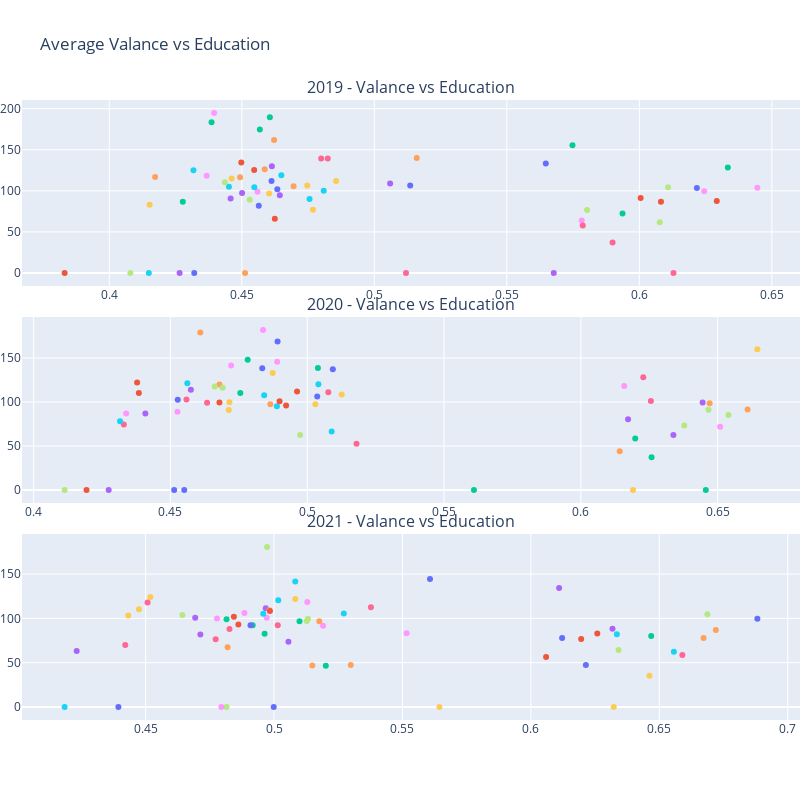

The cell this chart's notebook holds for it:
### Code cell
import pandas as pd
import plotly.express as px
import pandas as pd
from plotly.subplots import make_subplots
import plotly.graph_objects as go
import plotly.io as pio

'''
'2017 - Valance vs Crime','2017 - Valance vs GDP/Cap'
'2018 - Valance vs Crime','2018 - Valance vs GDP/Cap'
'2019 - Valance vs Crime','2019 - Valance vs GDP/Cap' 
'2020 - Valance vs Crime','2020 - Valance vs GDP/Cap'
'2020 - Valance vs Crime','2020 - Valance vs GDP/Cap'
'''

fig = make_subplots(rows=3, 
                    cols=1,  
                    horizontal_spacing = 0.05, 
                    vertical_spacing = 0.05, 
                    subplot_titles=('2019 - Valance vs Education',
                                    '2020 - Valance vs Education', 
                                    '2021 - Valance vs Education',))
data = pd.read_pickle('store.pkl')
for i in range(2019,2022):
    df = data.query("year==%s"%(i))
    for country,cat in df.groupby('country'):
        fig.add_trace(
            go.Scatter(x=cat['avg valence'],y=cat['education'],showlegend=False),
            row=i-2018, col=1)
          
fig.update_layout(title_text="Average Valance vs Education", width=800, height=800, margin_l = 0, margin_r = 0)

fig.show()

### Figure 1 — Plotly figure (JSON) as saved in the notebook; plotly's stock layout.template omitted (floating-point values rounded to 4 significant figures)
{"data": [{"showlegend": false, "type": "scatter", "x": [0.4321], "xaxis": "x", "y": [0], "yaxis": "y"}, {"showlegend": false, "type": "scatter", "x": [0.6005], "xaxis": "x", "y": [91.2], "yaxis": "y"}, {"showlegend": false, "type": "scatter", "x": [0.4568], "xaxis": "x", "y": [174.8], "yaxis": "y"}, {"showlegend": false, "type": "scatter", "x": [0.4643], "xaxis": "x", "y": [94.5], "yaxis": "y"}, {"showlegend": false, "type": "scatter", "x": [0.4622], "xaxis": "x", "y": [161.8], "yaxis": "y"}, {"showlegend": false, "type": "scatter", "x": [0.4649], "xaxis": "x", "y": [119], "yaxis": "y"}, {"showlegend": false, "type": "scatter", "x": [0.6129], "xaxis": "x", "y": [0], "yaxis": "y"}, {"showlegend": false, "type": "scatter", "x": [0.6108], "xaxis": "x", "y": [104.4], "yaxis": "y"}, {"showlegend": false, "type": "scatter", "x": [0.4367], "xaxis": "x", "y": [118.4], "yaxis": "y"}, {"showlegend": false, "type": "scatter", "x": [0.4603], "xaxis": "x", "y": [96.6], "yaxis": "y"}, {"showlegend": false, "type": "scatter", "x": [0.6217], "xaxis": "x", "y": [103.4], "yaxis": "y"}, {"showlegend": false, "type": "scatter", "x": [0.6292], "xaxis": "x", "y": [87.6], "yaxis": "y"}, {"showlegend": false, "type": "scatter", "x": [0.5748], "xaxis": "x", "y": [155.4], "yaxis": "y"}, {"showlegend": false, "type": "scatter", "x": [0.4501], "xaxis": "x", "y": [97.4], "yaxis": "y"}, {"showlegend": false, "type": "scatter", "x": [0.4512], "xaxis": "x", "y": [0], "yaxis": "y"}, {"showlegend": false, "type": "scatter", "x": [0.4756], "xaxis": "x", "y": [90], "yaxis": "y"}, {"showlegend": false, "type": "scatter", "x": [0.4799], "xaxis": "x", "y": [139.3], "yaxis": "y"}, {"showlegend": false, "type": "scatter", "x": [0.5803], "xaxis": "x", "y": [76.6], "yaxis": "y"}, {"showlegend": false, "type": "scatter", "x": [0.6244], "xaxis": "x", "y": [99.6], "yaxis": "y"}, {"showlegend": false, "type": "scatter", "x": [0.4769], "xaxis": "x", "y": [76.9], "yaxis": "y"}, {"showlegend": false, "type": "scatter", "x": [0.5647], "xaxis": "x", "y": [133.3], "yaxis": "y"}, {"showlegend": false, "type": "scatter", "x": [0.4498], "xaxis": "x", "y": [134.5], "yaxis": "y"}, {"showlegend": false, "type": "scatter", "x": [0.4606], "xaxis": "x", "y": [189.7], "yaxis": "y"}, {"showlegend": false, "type": "scatter", "x": [0.506], "xaxis": "x", "y": [109], "yaxis": "y"}, {"showlegend": false, "type": "scatter", "x": [0.4586], "xaxis": "x", "y": [126.3], "yaxis": "y"}, {"showlegend": false, "type": "scatter", "x": [0.4451], "xaxis": "x", "y": [105], "yaxis": "y"}, {"showlegend": false, "type": "scatter", "x": [0.5899], "xaxis": "x", "y": [37], "yaxis": "y"}, {"showlegend": false, "type": "scatter", "x": [0.4079], "xaxis": "x", "y": [0], "yaxis": "y"}, {"showlegend": false, "type": "scatter", "x": [0.5783], "xaxis": "x", "y": [63.9], "yaxis": "y"}, {"showlegend": false, "type": "scatter", "x": [0.4747], "xaxis": "x", "y": [106.6], "yaxis": "y"}, {"showlegend": false, "type": "scatter", "x": [0.4564], "xaxis": "x", "y": [81.9], "yaxis": "y"}, {"showlegend": false, "type": "scatter", "x": [0.4625], "xaxis": "x", "y": [65.9], "yaxis": "y"}, {"showlegend": false, "type": "scatter", "x": [0.4386], "xaxis": "x", "y": [183.5], "yaxis": "y"}, {"showlegend": false, "type": "scatter", "x": [0.4613], "xaxis": "x", "y": [130], "yaxis": "y"}, {"showlegend": false, "type": "scatter", "x": [0.4695], "xaxis": "x", "y": [105.5], "yaxis": "y"}, {"showlegend": false, "type": "scatter", "x": [0.4809], "xaxis": "x", "y": [100.1], "yaxis": "y"}, {"showlegend": false, "type": "scatter", "x": [0.5119], "xaxis": "x", "y": [0], "yaxis": "y"}, {"showlegend": false, "type": "scatter", "x": [0.4436], "xaxis": "x", "y": [110.4], "yaxis": "y"}, {"showlegend": false, "type": "scatter", "x": [0.4559], "xaxis": "x", "y": [99], "yaxis": "y"}, {"showlegend": false, "type": "scatter", "x": [0.4462], "xaxis": "x", "y": [115], "yaxis": "y"}, {"showlegend": false, "type": "scatter", "x": [0.5135], "xaxis": "x", "y": [106.6], "yaxis": "y"}, {"showlegend": false, "type": "scatter", "x": [0.6082], "xaxis": "x", "y": [86.6], "yaxis": "y"}, {"showlegend": false, "type": "scatter", "x": [0.4277], "xaxis": "x", "y": [86.8], "yaxis": "y"}, {"showlegend": false, "type": "scatter", "x": [0.5677], "xaxis": "x", "y": [0], "yaxis": "y"}, {"showlegend": false, "type": "scatter", "x": [0.516], "xaxis": "x", "y": [140.1], "yaxis": "y"}, {"showlegend": false, "type": "scatter", "x": [0.4317], "xaxis": "x", "y": [125.2], "yaxis": "y"}, {"showlegend": false, "type": "scatter", "x": [0.4824], "xaxis": "x", "y": [139.5], "yaxis": "y"}, {"showlegend": false, "type": "scatter", "x": [0.6077], "xaxis": "x", "y": [61.6], "yaxis": "y"}, {"showlegend": false, "type": "scatter", "x": [0.6445], "xaxis": "x", "y": [103.6], "yaxis": "y"}, {"showlegend": false, "type": "scatter", "x": [0.4152], "xaxis": "x", "y": [83.1], "yaxis": "y"}, {"showlegend": false, "type": "scatter", "x": [0.4612], "xaxis": "x", "y": [112.1], "yaxis": "y"}, {"showlegend": false, "type": "scatter", "x": [0.4547], "xaxis": "x", "y": [125.3], "yaxis": "y"}, {"showlegend": false, "type": "scatter", "x": [0.5936], "xaxis": "x", "y": [72.4], "yaxis": "y"}, {"showlegend": false, "type": "scatter", "x": [0.4458], "xaxis": "x", "y": [90.8], "yaxis": "y"}, {"showlegend": false, "type": "scatter", "x": [0.4493], "xaxis": "x", "y": [116.5], "yaxis": "y"}, {"showlegend": false, "type": "scatter", "x": [0.4149], "xaxis": "x", "y": [0], "yaxis": "y"}, {"showlegend": false, "type": "scatter", "x": [0.5786], "xaxis": "x", "y": [57.7], "yaxis": "y"}, {"showlegend": false, "type": "scatter", "x": [0.453], "xaxis": "x", "y": [89.2], "yaxis": "y"}, {"showlegend": false, "type": "scatter", "x": [0.4395], "xaxis": "x", "y": [194.7], "yaxis": "y"}, {"showlegend": false, "type": "scatter", "x": [0.4856], "xaxis": "x", "y": [112.1], "yaxis": "y"}, {"showlegend": false, "type": "scatter", "x": [0.4634], "xaxis": "x", "y": [101.9], "yaxis": "y"}, {"showlegend": false, "type": "scatter", "x": [0.3831], "xaxis": "x", "y": [0], "yaxis": "y"}, {"showlegend": false, "type": "scatter", "x": [0.6334], "xaxis": "x", "y": [128.3], "yaxis": "y"}, {"showlegend": false, "type": "scatter", "x": [0.4265], "xaxis": "x", "y": [0], "yaxis": "y"}, {"showlegend": false, "type": "scatter", "x": [0.4173], "xaxis": "x", "y": [116.7], "yaxis": "y"}, {"showlegend": false, "type": "scatter", "x": [0.4547], "xaxis": "x", "y": [104.5], "yaxis": "y"}, {"showlegend": false, "type": "scatter", "x": [0.4634], "xaxis": "x2", "y": [99.2], "yaxis": "y2"}, {"showlegend": false, "type": "scatter", "x": [0.6466], "xaxis": "x2", "y": [91.1], "yaxis": "y2"}, {"showlegend": false, "type": "scatter", "x": [0.489], "xaxis": "x2", "y": [145.9], "yaxis": "y2"}, {"showlegend": false, "type": "scatter", "x": [0.503], "xaxis": "x2", "y": [97.3], "yaxis": "y2"}, {"showlegend": false, "type": "scatter", "x": [0.4892], "xaxis": "x2", "y": [168.7], "yaxis": "y2"}, {"showlegend": false, "type": "scatter", "x": [0.4963], "xaxis": "x2", "y": [111.8], "yaxis": "y2"}, {"showlegend": false, "type": "scatter", "x": [0.6457], "xaxis": "x2", "y": [0], "yaxis": "y2"}, {"showlegend": false, "type": "scatter", "x": [0.6445], "xaxis": "x2", "y": [99.3], "yaxis": "y2"}, {"showlegend": false, "type": "scatter", "x": [0.4679], "xaxis": "x2", "y": [119.9], "yaxis": "y2"}, {"showlegend": false, "type": "scatter", "x": [0.4889], "xaxis": "x2", "y": [95.3], "yaxis": "y2"}, {"showlegend": false, "type": "scatter", "x": [0.6256], "xaxis": "x2", "y": [101], "yaxis": "y2"}, {"showlegend": false, "type": "scatter", "x": [0.6539], "xaxis": "x2", "y": [85.2], "yaxis": "y2"}, {"showlegend": false, "type": "scatter", "x": [0.6158], "xaxis": "x2", "y": [118.2], "yaxis": "y2"}, {"showlegend": false, "type": "scatter", "x": [0.4716], "xaxis": "x2", "y": [99.6], "yaxis": "y2"}, {"showlegend": false, "type": "scatter", "x": [0.455], "xaxis": "x2", "y": [0], "yaxis": "y2"}, {"showlegend": false, "type": "scatter", "x": [0.4923], "xaxis": "x2", "y": [96], "yaxis": "y2"}, {"showlegend": false, "type": "scatter", "x": [0.4782], "xaxis": "x2", "y": [148.1], "yaxis": "y2"}, {"showlegend": false, "type": "scatter", "x": [0.6172], "xaxis": "x2", "y": [80.5], "yaxis": "y2"}, {"showlegend": false, "type": "scatter", "x": [0.6471], "xaxis": "x2", "y": [98.5], "yaxis": "y2"}, {"showlegend": false, "type": "scatter", "x": [0.5089], "xaxis": "x2", "y": [66.5], "yaxis": "y2"}, {"showlegend": false, "type": "scatter", "x": [0.6228], "xaxis": "x2", "y": [128], "yaxis": "y2"}, {"showlegend": false, "type": "scatter", "x": [0.4691], "xaxis": "x2", "y": [116.1], "yaxis": "y2"}, {"showlegend": false, "type": "scatter", "x": [0.4838], "xaxis": "x2", "y": [181.8], "yaxis": "y2"}, {"showlegend": false, "type": "scatter", "x": [0.5126], "xaxis": "x2", "y": [108.6], "yaxis": "y2"}, {"showlegend": false, "type": "scatter", "x": [0.4836], "xaxis": "x2", "y": [138.5], "yaxis": "y2"}, {"showlegend": false, "type": "scatter", "x": [0.4679], "xaxis": "x2", "y": [99.4], "yaxis": "y2"}, {"showlegend": false, "type": "scatter", "x": [0.6258], "xaxis": "x2", "y": [37.2], "yaxis": "y2"}, {"showlegend": false, "type": "scatter", "x": [0.4274], "xaxis": "x2", "y": [0], "yaxis": "y2"}, {"showlegend": false, "type": "scatter", "x": [0.6142], "xaxis": "x2", "y": [43.9], "yaxis": "y2"}, {"showlegend": false, "type": "scatter", "x": [0.4843], "xaxis": "x2", "y": [107.6], "yaxis": "y2"}, {"showlegend": false, "type": "scatter", "x": [0.433], "xaxis": "x2", "y": [74.4], "yaxis": "y2"}, {"showlegend": false, "type": "scatter", "x": [0.4974], "xaxis": "x2", "y": [62.6], "yaxis": "y2"}, {"showlegend": false, "type": "scatter", "x": [0.4722], "xaxis": "x2", "y": [141.5], "yaxis": "y2"}, {"showlegend": false, "type": "scatter", "x": [0.4873], "xaxis": "x2", "y": [132.9], "yaxis": "y2"}, {"showlegend": false, "type": "scatter", "x": [0.4527], "xaxis": "x2", "y": [102.6], "yaxis": "y2"}, {"showlegend": false, "type": "scatter", "x": [0.4899], "xaxis": "x2", "y": [100.9], "yaxis": "y2"}, {"showlegend": false, "type": "scatter", "x": [0.5609], "xaxis": "x2", "y": [0], "yaxis": "y2"}, {"showlegend": false, "type": "scatter", "x": [0.4575], "xaxis": "x2", "y": [114], "yaxis": "y2"}, {"showlegend": false, "type": "scatter", "x": [0.4865], "xaxis": "x2", "y": [97.3], "yaxis": "y2"}, {"showlegend": false, "type": "scatter", "x": [0.4562], "xaxis": "x2", "y": [121.4], "yaxis": "y2"}, {"showlegend": false, "type": "scatter", "x": [0.518], "xaxis": "x2", "y": [52.5], "yaxis": "y2"}, {"showlegend": false, "type": "scatter", "x": [0.6378], "xaxis": "x2", "y": [73.3], "yaxis": "y2"}, {"showlegend": false, "type": "scatter", "x": [0.4338], "xaxis": "x2", "y": [86.9], "yaxis": "y2"}, {"showlegend": false, "type": "scatter", "x": [0.6191], "xaxis": "x2", "y": [0], "yaxis": "y2"}, {"showlegend": false, "type": "scatter", "x": [0.5093], "xaxis": "x2", "y": [137.2], "yaxis": "y2"}, {"showlegend": false, "type": "scatter", "x": [0.4378], "xaxis": "x2", "y": [122.1], "yaxis": "y2"}, {"showlegend": false, "type": "scatter", "x": [0.5039], "xaxis": "x2", "y": [138.6], "yaxis": "y2"}, {"showlegend": false, "type": "scatter", "x": [0.6338], "xaxis": "x2", "y": [62.5], "yaxis": "y2"}, {"showlegend": false, "type": "scatter", "x": [0.6609], "xaxis": "x2", "y": [91.4], "yaxis": "y2"}, {"showlegend": false, "type": "scatter", "x": [0.4316], "xaxis": "x2", "y": [78.2], "yaxis": "y2"}, {"showlegend": false, "type": "scatter", "x": [0.5077], "xaxis": "x2", "y": [111.2], "yaxis": "y2"}, {"showlegend": false, "type": "scatter", "x": [0.4662], "xaxis": "x2", "y": [117.7], "yaxis": "y2"}, {"showlegend": false, "type": "scatter", "x": [0.6509], "xaxis": "x2", "y": [71.8], "yaxis": "y2"}, {"showlegend": false, "type": "scatter", "x": [0.4713], "xaxis": "x2", "y": [91], "yaxis": "y2"}, {"showlegend": false, "type": "scatter", "x": [0.5036], "xaxis": "x2", "y": [106.2], "yaxis": "y2"}, {"showlegend": false, "type": "scatter", "x": [0.4193], "xaxis": "x2", "y": [0], "yaxis": "y2"}, {"showlegend": false, "type": "scatter", "x": [0.6199], "xaxis": "x2", "y": [58.6], "yaxis": "y2"}, {"showlegend": false, "type": "scatter", "x": [0.4408], "xaxis": "x2", "y": [86.8], "yaxis": "y2"}, {"showlegend": false, "type": "scatter", "x": [0.4609], "xaxis": "x2", "y": [179.1], "yaxis": "y2"}, {"showlegend": false, "type": "scatter", "x": [0.5041], "xaxis": "x2", "y": [120.2], "yaxis": "y2"}, {"showlegend": false, "type": "scatter", "x": [0.4559], "xaxis": "x2", "y": [102.9], "yaxis": "y2"}, {"showlegend": false, "type": "scatter", "x": [0.4113], "xaxis": "x2", "y": [0], "yaxis": "y2"}, {"showlegend": false, "type": "scatter", "x": [0.4526], "xaxis": "x2", "y": [89], "yaxis": "y2"}, {"showlegend": false, "type": "scatter", "x": [0.6645], "xaxis": "x2", "y": [160], "yaxis": "y2"}, {"showlegend": false, "type": "scatter", "x": [0.4514], "xaxis": "x2", "y": [0], "yaxis": "y2"}, {"showlegend": false, "type": "scatter", "x": [0.4385], "xaxis": "x2", "y": [110.1], "yaxis": "y2"}, {"showlegend": false, "type": "scatter", "x": [0.4755], "xaxis": "x2", "y": [110.2], "yaxis": "y2"}, {"showlegend": false, "type": "scatter", "x": [0.4968], "xaxis": "x3", "y": [111.6], "yaxis": "y3"}, {"showlegend": false, "type": "scatter", "x": [0.6672], "xaxis": "x3", "y": [77.8], "yaxis": "y3"}, {"showlegend": false, "type": "scatter", "x": [0.5272], "xaxis": "x3", "y": [105.5], "yaxis": "y3"}, {"showlegend": false, "type": "scatter", "x": [0.5015], "xaxis": "x3", "y": [92.3], "yaxis": "y3"}, {"showlegend": false, "type": "scatter", "x": [0.4973], "xaxis": "x3", "y": [180.6], "yaxis": "y3"}, {"showlegend": false, "type": "scatter", "x": [0.5191], "xaxis": "x3", "y": [91.7], "yaxis": "y3"}, {"showlegend": false, "type": "scatter", "x": [0.6323], "xaxis": "x3", "y": [0], "yaxis": "y3"}, {"showlegend": false, "type": "scatter", "x": [0.6882], "xaxis": "x3", "y": [99.5], "yaxis": "y3"}, {"showlegend": false, "type": "scatter", "x": [0.4844], "xaxis": "x3", "y": [102], "yaxis": "y3"}, {"showlegend": false, "type": "scatter", "x": [0.4963], "xaxis": "x3", "y": [82.6], "yaxis": "y3"}, {"showlegend": false, "type": "scatter", "x": [0.6318], "xaxis": "x3", "y": [88.3], "yaxis": "y3"}, {"showlegend": false, "type": "scatter", "x": [0.672], "xaxis": "x3", "y": [87], "yaxis": "y3"}, {"showlegend": false, "type": "scatter", "x": [0.6335], "xaxis": "x3", "y": [82.2], "yaxis": "y3"}, {"showlegend": false, "type": "scatter", "x": [0.4827], "xaxis": "x3", "y": [88.1], "yaxis": "y3"}, {"showlegend": false, "type": "scatter", "x": [0.4815], "xaxis": "x3", "y": [0], "yaxis": "y3"}, {"showlegend": false, "type": "scatter", "x": [0.4972], "xaxis": "x3", "y": [100.8], "yaxis": "y3"}, {"showlegend": false, "type": "scatter", "x": [0.5083], "xaxis": "x3", "y": [121.8], "yaxis": "y3"}, {"showlegend": false, "type": "scatter", "x": [0.6122], "xaxis": "x3", "y": [78], "yaxis": "y3"}, {"showlegend": false, "type": "scatter", "x": [0.6259], "xaxis": "x3", "y": [82.9], "yaxis": "y3"}, {"showlegend": false, "type": "scatter", "x": [0.5202], "xaxis": "x3", "y": [46.6], "yaxis": "y3"}, {"showlegend": false, "type": "scatter", "x": [0.611], "xaxis": "x3", "y": [134.3], "yaxis": "y3"}, {"showlegend": false, "type": "scatter", "x": [0.4983], "xaxis": "x3", "y": [109.1], "yaxis": "y3"}, {"showlegend": false, "type": "scatter", "x": [0.5017], "xaxis": "x3", "y": [120.5], "yaxis": "y3"}, {"showlegend": false, "type": "scatter", "x": [0.5377], "xaxis": "x3", "y": [112.7], "yaxis": "y3"}, {"showlegend": false, "type": "scatter", "x": [0.5132], "xaxis": "x3", "y": [99.6], "yaxis": "y3"}, {"showlegend": false, "type": "scatter", "x": [0.4885], "xaxis": "x3", "y": [106.2], "yaxis": "y3"}, {"showlegend": false, "type": "scatter", "x": [0.6462], "xaxis": "x3", "y": [35.3], "yaxis": "y3"}, {"showlegend": false, "type": "scatter", "x": [0.4394], "xaxis": "x3", "y": [0], "yaxis": "y3"}, {"showlegend": false, "type": "scatter", "x": [0.6196], "xaxis": "x3", "y": [76.7], "yaxis": "y3"}, {"showlegend": false, "type": "scatter", "x": [0.5099], "xaxis": "x3", "y": [96.7], "yaxis": "y3"}, {"showlegend": false, "type": "scatter", "x": [0.4232], "xaxis": "x3", "y": [63.1], "yaxis": "y3"}, {"showlegend": false, "type": "scatter", "x": [0.5299], "xaxis": "x3", "y": [47.4], "yaxis": "y3"}, {"showlegend": false, "type": "scatter", "x": [0.5083], "xaxis": "x3", "y": [141.6], "yaxis": "y3"}, {"showlegend": false, "type": "scatter", "x": [0.4508], "xaxis": "x3", "y": [118.1], "yaxis": "y3"}, {"showlegend": false, "type": "scatter", "x": [0.4643], "xaxis": "x3", "y": [103.9], "yaxis": "y3"}, {"showlegend": false, "type": "scatter", "x": [0.4778], "xaxis": "x3", "y": [99.9], "yaxis": "y3"}, {"showlegend": false, "type": "scatter", "x": [0.5644], "xaxis": "x3", "y": [0], "yaxis": "y3"}, {"showlegend": false, "type": "scatter", "x": [0.4999], "xaxis": "x3", "y": [0], "yaxis": "y3"}, {"showlegend": false, "type": "scatter", "x": [0.4984], "xaxis": "x3", "y": [108.3], "yaxis": "y3"}, {"showlegend": false, "type": "scatter", "x": [0.4917], "xaxis": "x3", "y": [92.3], "yaxis": "y3"}, {"showlegend": false, "type": "scatter", "x": [0.4693], "xaxis": "x3", "y": [100.7], "yaxis": "y3"}, {"showlegend": false, "type": "scatter", "x": [0.5149], "xaxis": "x3", "y": [46.8], "yaxis": "y3"}, {"showlegend": false, "type": "scatter", "x": [0.6557], "xaxis": "x3", "y": [62.4], "yaxis": "y3"}, {"showlegend": false, "type": "scatter", "x": [0.4421], "xaxis": "x3", "y": [70], "yaxis": "y3"}, {"showlegend": false, "type": "scatter", "x": [0.6341], "xaxis": "x3", "y": [64.4], "yaxis": "y3"}, {"showlegend": false, "type": "scatter", "x": [0.513], "xaxis": "x3", "y": [118.4], "yaxis": "y3"}, {"showlegend": false, "type": "scatter", "x": [0.4519], "xaxis": "x3", "y": [124.1], "yaxis": "y3"}, {"showlegend": false, "type": "scatter", "x": [0.5607], "xaxis": "x3", "y": [144.6], "yaxis": "y3"}, {"showlegend": false, "type": "scatter", "x": [0.6059], "xaxis": "x3", "y": [56.3], "yaxis": "y3"}, {"showlegend": false, "type": "scatter", "x": [0.6468], "xaxis": "x3", "y": [80.2], "yaxis": "y3"}, {"showlegend": false, "type": "scatter", "x": [0.4713], "xaxis": "x3", "y": [81.8], "yaxis": "y3"}, {"showlegend": false, "type": "scatter", "x": [0.5176], "xaxis": "x3", "y": [96.8], "yaxis": "y3"}, {"showlegend": false, "type": "scatter", "x": [0.4958], "xaxis": "x3", "y": [105.2], "yaxis": "y3"}, {"showlegend": false, "type": "scatter", "x": [0.659], "xaxis": "x3", "y": [58.7], "yaxis": "y3"}, {"showlegend": false, "type": "scatter", "x": [0.5128], "xaxis": "x3", "y": [97.1], "yaxis": "y3"}, {"showlegend": false, "type": "scatter", "x": [0.5516], "xaxis": "x3", "y": [83.1], "yaxis": "y3"}, {"showlegend": false, "type": "scatter", "x": [0.4474], "xaxis": "x3", "y": [110.4], "yaxis": "y3"}, {"showlegend": false, "type": "scatter", "x": [0.6214], "xaxis": "x3", "y": [47.3], "yaxis": "y3"}, {"showlegend": false, "type": "scatter", "x": [0.4861], "xaxis": "x3", "y": [93], "yaxis": "y3"}, {"showlegend": false, "type": "scatter", "x": [0.4815], "xaxis": "x3", "y": [99.1], "yaxis": "y3"}, {"showlegend": false, "type": "scatter", "x": [0.5056], "xaxis": "x3", "y": [73.5], "yaxis": "y3"}, {"showlegend": false, "type": "scatter", "x": [0.4819], "xaxis": "x3", "y": [67.5], "yaxis": "y3"}, {"showlegend": false, "type": "scatter", "x": [0.4185], "xaxis": "x3", "y": [0], "yaxis": "y3"}, {"showlegend": false, "type": "scatter", "x": [0.4773], "xaxis": "x3", "y": [76.4], "yaxis": "y3"}, {"showlegend": false, "type": "scatter", "x": [0.6687], "xaxis": "x3", "y": [104.6], "yaxis": "y3"}, {"showlegend": false, "type": "scatter", "x": [0.4795], "xaxis": "x3", "y": [0], "yaxis": "y3"}, {"showlegend": false, "type": "scatter", "x": [0.4433], "xaxis": "x3", "y": [103.2], "yaxis": "y3"}, {"showlegend": false, "type": "scatter", "x": [0.4909], "xaxis": "x3", "y": [92.3], "yaxis": "y3"}], "layout": {"annotations": [{"font": {"size": 16}, "showarrow": false, "text": "2019 - Valance vs Education", "x": 0.5, "xanchor": "center", "xref": "paper", "y": 1, "yanchor": "bottom", "yref": "paper"}, {"font": {"size": 16}, "showarrow": false, "text": "2020 - Valance vs Education", "x": 0.5, "xanchor": "center", "xref": "paper", "y": 0.65, "yanchor": "bottom", "yref": "paper"}, {"font": {"size": 16}, "showarrow": false, "text": "2021 - Valance vs Education", "x": 0.5, "xanchor": "center", "xref": "paper", "y": 0.3, "yanchor": "bottom", "yref": "paper"}], "height": 800, "margin": {"l": 0, "r": 0}, "title": {"text": "Average Valance vs Education"}, "width": 800, "xaxis": {"anchor": "y", "domain": [0, 1]}, "xaxis2": {"anchor": "y2", "domain": [0, 1]}, "xaxis3": {"anchor": "y3", "domain": [0, 1]}, "yaxis": {"anchor": "x", "domain": [0.7, 1]}, "yaxis2": {"anchor": "x2", "domain": [0.35, 0.65]}, "yaxis3": {"anchor": "x3", "domain": [0, 0.3]}}}
